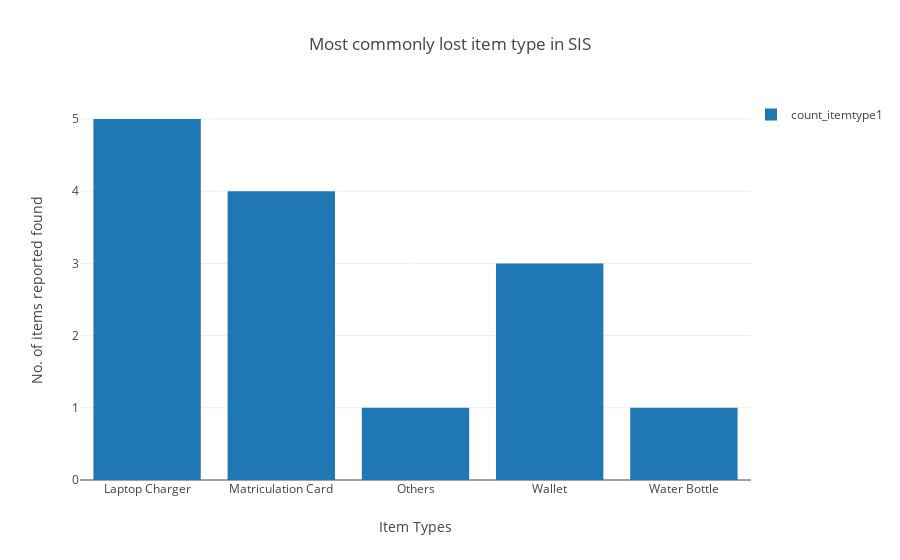

Notebook code for this chart:
### Code cell
results1 = go.Bar(x=count_itemtype1['itemtype'], y=count_itemtype1['count_itemtype'], name='count_itemtype1')
data = [results1]
layout = go.Layout(title='Most commonly lost item type in SIS', 
                   xaxis={'title':'Item Types'}, 
                   yaxis={'title':'No. of items reported found'}, showlegend=True, legend=dict(x=1, y=1)) 

fig = go.Figure(data=data, layout=layout)
iplot(fig)

### Figure 1 — Plotly figure (JSON) as saved in the notebook; plotly's stock layout.template omitted (floating-point values rounded to 4 significant figures)
{"data": [{"name": "count_itemtype1", "type": "bar", "uid": "e565dd6c-5290-4d0f-b526-4fa76702ce0d", "x": ["Laptop Charger", "Matriculation Card", "Others", "Wallet", "Water Bottle"], "y": [5, 4, 1, 3, 1]}], "layout": {"legend": {"x": 1, "y": 1}, "showlegend": true, "title": {"text": "Most commonly lost item type in SIS"}, "xaxis": {"title": {"text": "Item Types"}}, "yaxis": {"title": {"text": "No. of items reported found"}}}}
